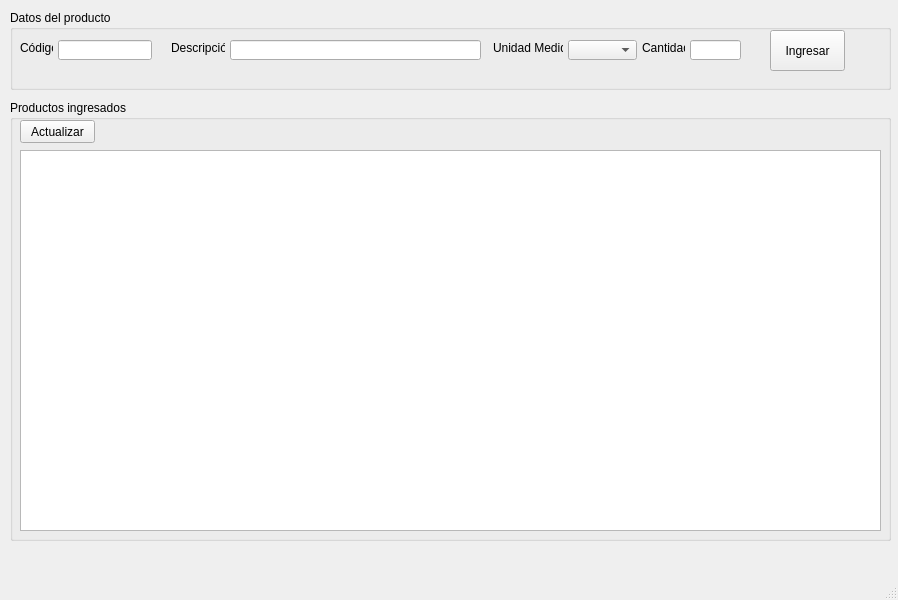
<?xml version="1.0" encoding="UTF-8"?>
<ui version="4.0">
 <class>MainWindow</class>
 <widget class="QMainWindow" name="MainWindow">
  <property name="geometry">
   <rect>
    <x>0</x>
    <y>0</y>
    <width>898</width>
    <height>600</height>
   </rect>
  </property>
  <property name="windowTitle">
   <string>MainWindow</string>
  </property>
  <widget class="QWidget" name="centralwidget">
   <widget class="QGroupBox" name="grpProductos">
    <property name="geometry">
     <rect>
      <x>10</x>
      <y>10</y>
      <width>881</width>
      <height>80</height>
     </rect>
    </property>
    <property name="autoFillBackground">
     <bool>true</bool>
    </property>
    <property name="title">
     <string>Datos del producto</string>
    </property>
    <widget class="QLabel" name="label">
     <property name="geometry">
      <rect>
       <x>10</x>
       <y>30</y>
       <width>33</width>
       <height>16</height>
      </rect>
     </property>
     <property name="text">
      <string>Código</string>
     </property>
    </widget>
    <widget class="QLineEdit" name="txtCodigo">
     <property name="geometry">
      <rect>
       <x>48</x>
       <y>30</y>
       <width>94</width>
       <height>20</height>
      </rect>
     </property>
    </widget>
    <widget class="QLabel" name="label_2">
     <property name="geometry">
      <rect>
       <x>161</x>
       <y>30</y>
       <width>54</width>
       <height>16</height>
      </rect>
     </property>
     <property name="text">
      <string>Descripción</string>
     </property>
    </widget>
    <widget class="QLineEdit" name="txtDescripcion">
     <property name="geometry">
      <rect>
       <x>220</x>
       <y>30</y>
       <width>251</width>
       <height>20</height>
      </rect>
     </property>
    </widget>
    <widget class="QLabel" name="label_3">
     <property name="geometry">
      <rect>
       <x>483</x>
       <y>30</y>
       <width>70</width>
       <height>16</height>
      </rect>
     </property>
     <property name="text">
      <string>Unidad Medida</string>
     </property>
    </widget>
    <widget class="QComboBox" name="cboUnidad">
     <property name="geometry">
      <rect>
       <x>558</x>
       <y>30</y>
       <width>69</width>
       <height>20</height>
      </rect>
     </property>
    </widget>
    <widget class="QLabel" name="label_4">
     <property name="geometry">
      <rect>
       <x>632</x>
       <y>30</y>
       <width>43</width>
       <height>16</height>
      </rect>
     </property>
     <property name="text">
      <string>Cantidad</string>
     </property>
    </widget>
    <widget class="QLineEdit" name="txtCantidad">
     <property name="geometry">
      <rect>
       <x>680</x>
       <y>30</y>
       <width>51</width>
       <height>20</height>
      </rect>
     </property>
    </widget>
    <widget class="QPushButton" name="btnGuardar">
     <property name="geometry">
      <rect>
       <x>760</x>
       <y>20</y>
       <width>75</width>
       <height>41</height>
      </rect>
     </property>
     <property name="text">
      <string>Ingresar</string>
     </property>
    </widget>
   </widget>
   <widget class="QGroupBox" name="groupBox">
    <property name="geometry">
     <rect>
      <x>10</x>
      <y>100</y>
      <width>881</width>
      <height>441</height>
     </rect>
    </property>
    <property name="layoutDirection">
     <enum>Qt::LeftToRight</enum>
    </property>
    <property name="autoFillBackground">
     <bool>true</bool>
    </property>
    <property name="title">
     <string>Productos ingresados</string>
    </property>
    <widget class="QTableWidget" name="lstProductos">
     <property name="geometry">
      <rect>
       <x>10</x>
       <y>50</y>
       <width>861</width>
       <height>381</height>
      </rect>
     </property>
     <property name="layoutDirection">
      <enum>Qt::LeftToRight</enum>
     </property>
    </widget>
    <widget class="QPushButton" name="btnActualizar">
     <property name="geometry">
      <rect>
       <x>10</x>
       <y>20</y>
       <width>75</width>
       <height>23</height>
      </rect>
     </property>
     <property name="text">
      <string>Actualizar</string>
     </property>
    </widget>
   </widget>
  </widget>
  <widget class="QMenuBar" name="menubar">
   <property name="geometry">
    <rect>
     <x>0</x>
     <y>0</y>
     <width>898</width>
     <height>21</height>
    </rect>
   </property>
  </widget>
  <widget class="QStatusBar" name="statusbar"/>
 </widget>
 <resources/>
 <connections/>
</ui>
